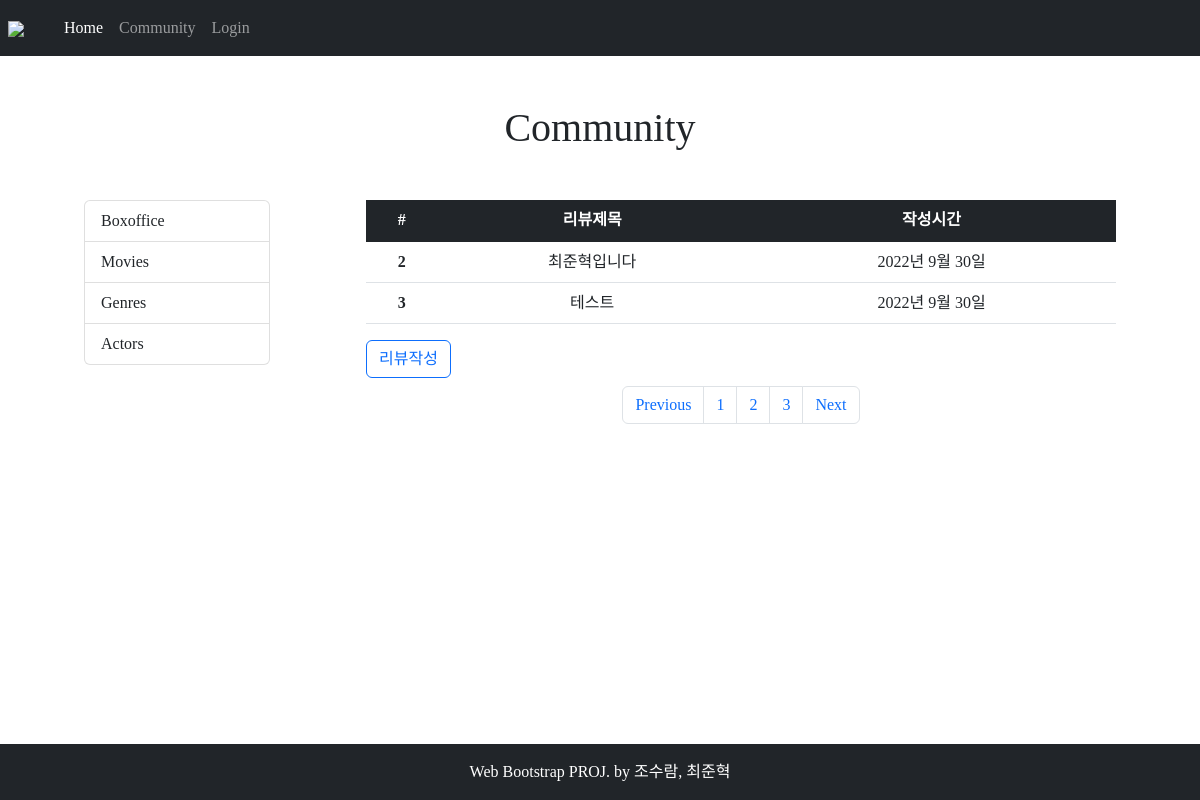
Before: / with the older database file.
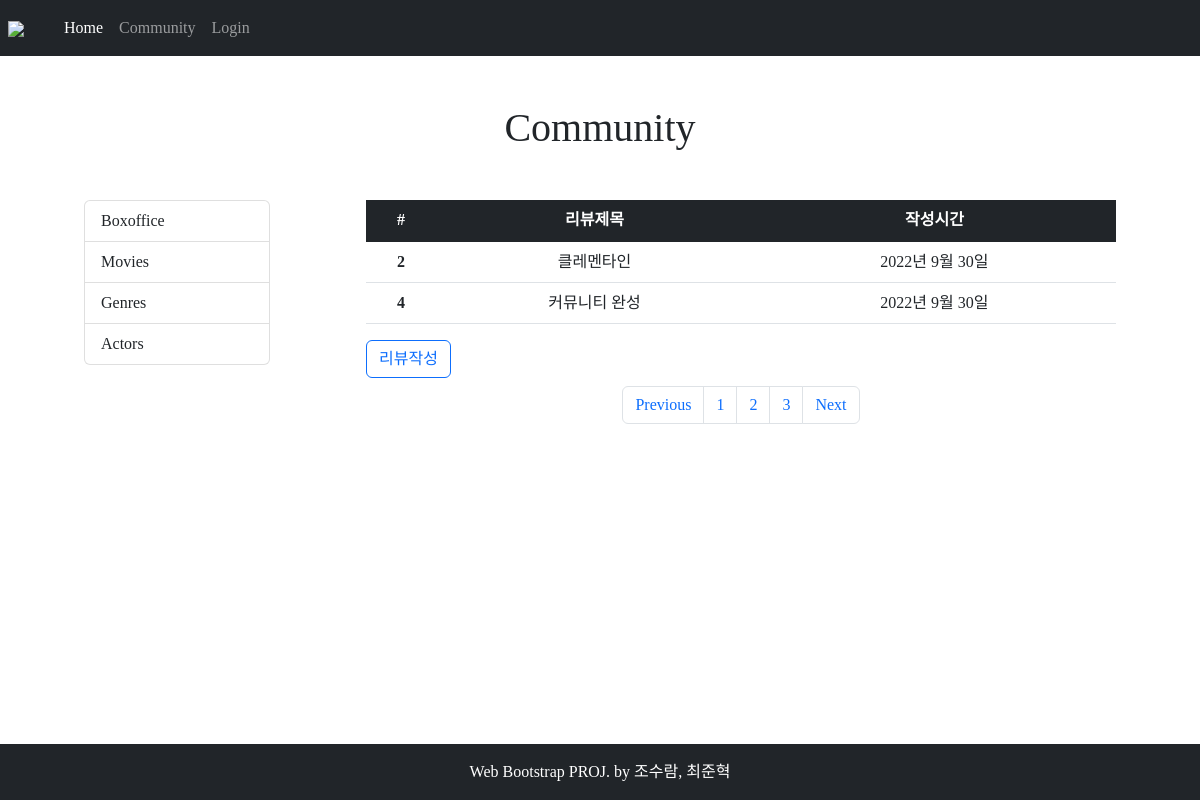
After: the same page with the newer database file.
### moviereview/models.py (models this page shows)
class Review(models.Model):
    title = models.CharField(max_length=80)
    content = models.TextField(null=True)
    created_at = models.DateTimeField(auto_now_add=True)
    updated_at = models.DateTimeField(auto_now=True)

### moviereview/views.py (the view)
# urls.py: path("", views.index, name="index"),
def index(request):
    reviews = Review.objects.all()
    context = {"reviews": reviews}
    return render(request, "moviereview/index.html", context)

### moviereview/templates/moviereview/index.html
{% extends 'base.html' %}
{% block content %}
<table class="text-center table">
  <thead class="table-dark">
    <tr>
      <th scope="col">#</th>
      <th scope="col">리뷰제목</th>
      <th scope="col">작성시간</th>
    </tr>
  </thead>
  <tbody class="table-group-divider">
    {% for review in reviews %}
    <tr>
      <th scope="row">{{ review.pk }}</th>
      <td><a href="{% url 'detail' review.pk %}">{{ review.title }}</a></td>
      <td>{{ review.created_at.year }}년 {{ review.created_at.month }}월 {{ review.created_at.day }}일</td>
    </tr>
    {% endfor %}
  </tbody>
</table>
<a href="{% url 'new' %}"><button class="btn btn-outline-primary">리뷰작성</button></a>
<nav class="mt-2 mb-2" aria-label="Page navigation example">
  <ul class="pagination justify-content-center">
    <li class="page-item"><a class="page-link" href="#">Previous</a></li>
    <li class="page-item"><a class="page-link" href="#">1</a></li>
    <li class="page-item"><a class="page-link" href="#">2</a></li>
    <li class="page-item"><a class="page-link" href="#">3</a></li>
    <li class="page-item"><a class="page-link" href="#">Next</a></li>
  </ul>
</nav>
{% endblock %}

### templates/base.html (shortened to what this page needs)
<!DOCTYPE html>
<html lang="en">
<head>
  <link href="https://cdn.jsdelivr.net/npm/bootstrap@5.2.1/dist/css/bootstrap.min.css" rel="stylesheet"
>
</head>
<body>
  <nav class="navbar navbar-expand-lg navbar-dark bg-dark">
    <div class="nav mx-1">
      <a href="index.html"><img class="nav-logo mx-1"
          src="https://user-images.githubusercontent.com/66688033/193211411-15f19a4c-d81f-409c-955a-ec224c8671be.png" /></a>
    </div>
    <div class="collapse navbar-collapse" id="navbarSupportedContent">
      <ul class="navbar-nav mb-2 mx-3 mb-lg-0 ms-lg-4 align-items-end">
        <li class="nav-item"><a class="nav-link active" href="{% url 'index' %}">Home</a></li>
        <li class="nav-item"><a class="nav-link" href="{% url 'index' %}">Community</a></li>
        <li class="nav-item"><a class='nav-link' href="#" data-bs-toggle="modal" data-bs-target="#exampleModal"
            data-bs-whatever="@mdo">Login</a></li>
      </ul>
    </div>
  </nav>
  <section class="mx-5 ">
    <div class="text-center my-5 mx-5">
      <a href="{% url 'index' %}">
        <h1>Community</h1>
      </a>
    </div>
    <div class="row">
      <div class="col-lg-3 col-md-12 px-5 mb-3">
        <ul class="list-group">
          <li class="list-group-item"><a class="text-decoration-none" href="#">Boxoffice</a></li>
          <li class="list-group-item"><a class="text-decoration-none" href="#">Movies</a></li>
          <li class="list-group-item"><a class="text-decoration-none" href="#">Genres</a></li>
          <li class="list-group-item"><a class="text-decoration-none" href="#">Actors</a></li>
        </ul>
      </div>
      <div class="col-lg-9 col-md-12 px-5 mb-3">
        {% block content %}
        {% endblock content %}
      </div>
    </div>
  </section>
  <footer class="py-3 bg-dark col-12 position-fixed bottom-0">
    <div class="container px-4 px-lg-5">
      <p class="m-0 text-center text-white">Web Bootstrap PROJ. by 조수람, 최준혁</p>
    </div>
  </footer>
</body>
</html>

### templates/base.html (style rules this page uses)
* { font-family: 'NetflixSans'; }
.nav-logo { width: 5rem; object-fit: cover; }
a { text-decoration: none; color: inherit; }

Changed rows visible on the page:
removed Review: pk "3", title "테스트", created_at.year "2022", created_at.month "9", created_at.day "30"
changed Review id 2: title "최준혁입니다" → "클레멘타인"
added Review: pk "4", title "커뮤니티 완성", created_at.year "2022", created_at.month "9", created_at.day "30"
